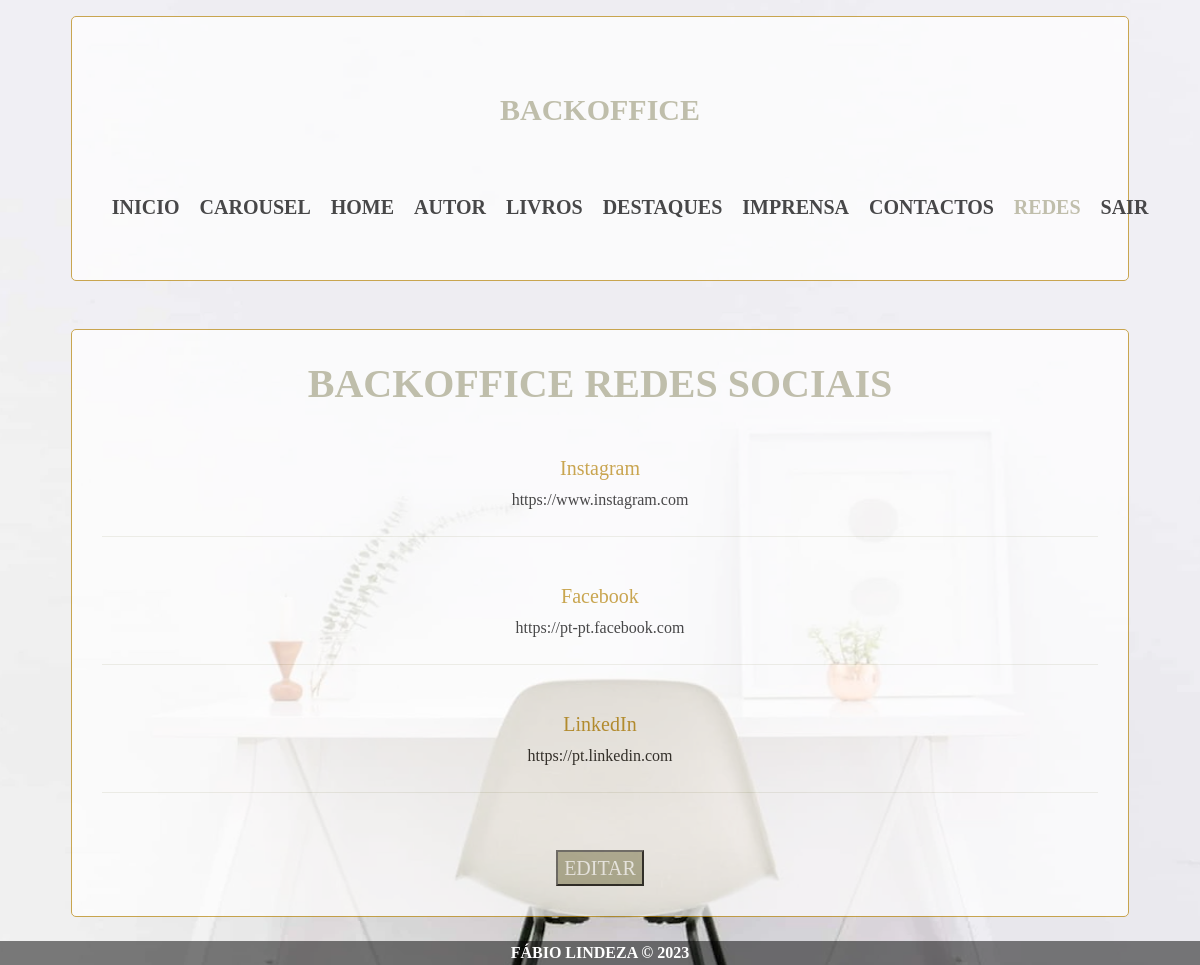
/backoffice/php/paginas/redes.php (signed in), run on the app's committed database.
### tables this page shows
CREATE TABLE `redessociais` (
  `id` int(11) NOT NULL,
  `insta` varchar(500) NOT NULL,
  `face` varchar(500) NOT NULL,
  `linkd` varchar(500) NOT NULL
);

### backoffice/php/funcoes/base_dados.php (called while the page is built, shortened)
<?php
$base_dados = [
    "host" => "localhost",
    "usuario" => "root",
    "senha" => "",
    "nome" => "sebastiao"
];
function selectSQLUnico($sql){
    global $base_dados;
    $conexao = mysqli_connect($base_dados["host"], $base_dados["usuario"], $base_dados["senha"], $base_dados["nome"]);
    $consulta = mysqli_query($conexao, $sql);
    $resultado = mysqli_fetch_assoc($consulta);
    return $resultado;
}
?>

### backoffice/php/paginas/redes.php (the view, shortened to what this page needs)
<?php
$form = isset($_GET["insta"]) && isset($_GET["face"]) && isset($_GET["linkd"]);
$redes = selectSQLUnico("SELECT * FROM redessociais");
?>
<!DOCTYPE html>
<html lang="pt">
    <head>
        <link href="https://cdn.jsdelivr.net/npm/bootstrap@5.3.0-alpha3/dist/css/bootstrap.min.css" rel="stylesheet">
        <link rel="stylesheet" href="../../css/estilo.css">
    </head>
    <body class="container-fluid">
        <header>
            <div class="row caixas mt-3">
                <div class="col-12 text-center titulo p-3 mt-4 mb-3">BACKOFFICE</div>
                <nav class="col-12 navbar navbar-expand-lg">
                    <div class="collapse navbar-collapse justify-content-center">
                        <ul class="navbar-nav">
                            <li class="nav-item">
                                <a class="nav-link menu" aria-current="page" href="inicio.php">INICIO</a>
                            </li>
                            <li class="nav-item">
                                <a class="nav-link menu" aria-current="page" href="carousel.php">CAROUSEL</a>
                            </li>
                            <li class="nav-item">
                                <a class="nav-link menu" aria-current="page" href="home.php">HOME</a>
                            </li>
                            <li class="nav-item">
                                <a class="nav-link menu" aria-current="page" href="autor.php">AUTOR</a>
                            </li>
                            <li class="nav-item">
                                <a class="nav-link menu" aria-current="page" href="livros.php">LIVROS</a>
                            </li>
                            <li class="nav-item">
                                <a class="nav-link menu" aria-current="page" href="destaques.php">DESTAQUES</a>
                            </li>
                            <li class="nav-item">
                                <a class="nav-link menu" aria-current="page" href="imprensa.php">IMPRENSA</a>
                            </li>
                            <li class="nav-item">
                                <a class="nav-link menu" aria-current="page" href="contactos.php">CONTACTOS</a>
                            </li>
                            <li class="nav-item">
                                <a class="nav-link menu active" aria-current="page" href="redes.php">REDES</a>
                            </li>
                            <li class="nav-item">
                                <a class="nav-link menu" aria-current="page" href="logoff.php">SAIR</a>
                            </li>
                        </ul>
                    </div>
                </nav>
            </div>
        </header>
        <br><br>
        <main>
            <?php if ($form):?>
                <div class="row caixas">
                    <div class="col-12 titulo_2 p-4">
                        <i>EDITADO COM SUCESSO!</i>
                        <br><br>
                        <a href="redes.php">
                            <button>VOLTAR</button>
                        </a>
                    </div>
                </div>
                <br><br>
            <?php else: ?>
                <div class="row caixas d-flex justify-content-center">
                    <h3 class="h3_dif_cor"><b>BACKOFFICE REDES SOCIAIS</b></h3>
                    <br><br><br><br>
                    <h5 class="h5_dif_cor">Instagram</h5>
                    <span style="color: black"><?= $redes["insta"]; ?></span>
                    <br><br>
                    <hr>
                    <br><br>
                    <h5 class="h5_dif_cor">Facebook</h5>
                    <span style="color: black"><?= $redes["face"]; ?></span>
                    <br><br>
                    <hr>
                    <br><br>
                    <h5 class="h5_dif_cor">LinkedIn</h5>
                    <span style="color: black"><?= $redes["linkd"]; ?></span>
                    <br><br>
                    <hr>
                    <br><br>
                    <form action="redes_saida.php">
                        <button>EDITAR</button>
                    </form>
                </div>
            <?php endif; ?>
            <br><br>
        </main>
        <footer class="text-center">
            FÁBIO LINDEZA © 2023
        </footer>
    </body>
</html>

### backoffice/css/estilo.css (style rules this page uses)
body { background-image: url(../imagens/imagem_background.webp); background-position: center; background-repeat: no-repeat; background-size: 1920px 1080px; background-attachment: fixed; margin: auto; text-align: center; font-family: didot, serif; }
.caixas { border: 0.01px solid #B8860B; border-radius: 5px; background-color: white; opacity: 70%; width: 90%; margin: auto; color: rgb(172, 170, 141); padding: 30px; }
.caixas > h3 { margin-bottom: 15px; font-size: 40px; color: white; }
.h3_dif_cor { color: rgb(172, 170, 141) !important; }
.h5_dif_cor { color: #B8860B; }
a { text-decoration: none; color: white; }
button, input[type="submit"] { background-color: rgb(172, 170, 141); color: white; font-size: 20px; margin-top: 10px; }
.titulo { font-size: 30px; font-weight: bold; }
.menu { color: black; font-weight: bold; font-size: 20px; margin: 20px 10px; padding: 0px !important; width: fit-content !important; }
.active { color: rgb(172, 170, 141)!important; }
form { color: black; font-size: 16px; }
footer { position: fixed; left: 0; bottom: 0; width: 100%; background-color: rgba(0, 0, 0, 0.5) !important; font-weight: bold; color: white; }

### data on the page
redessociais: insta "https://www.instagram.com", face "https://pt-pt.facebook.com", linkd "https://pt.linkedin.com"
